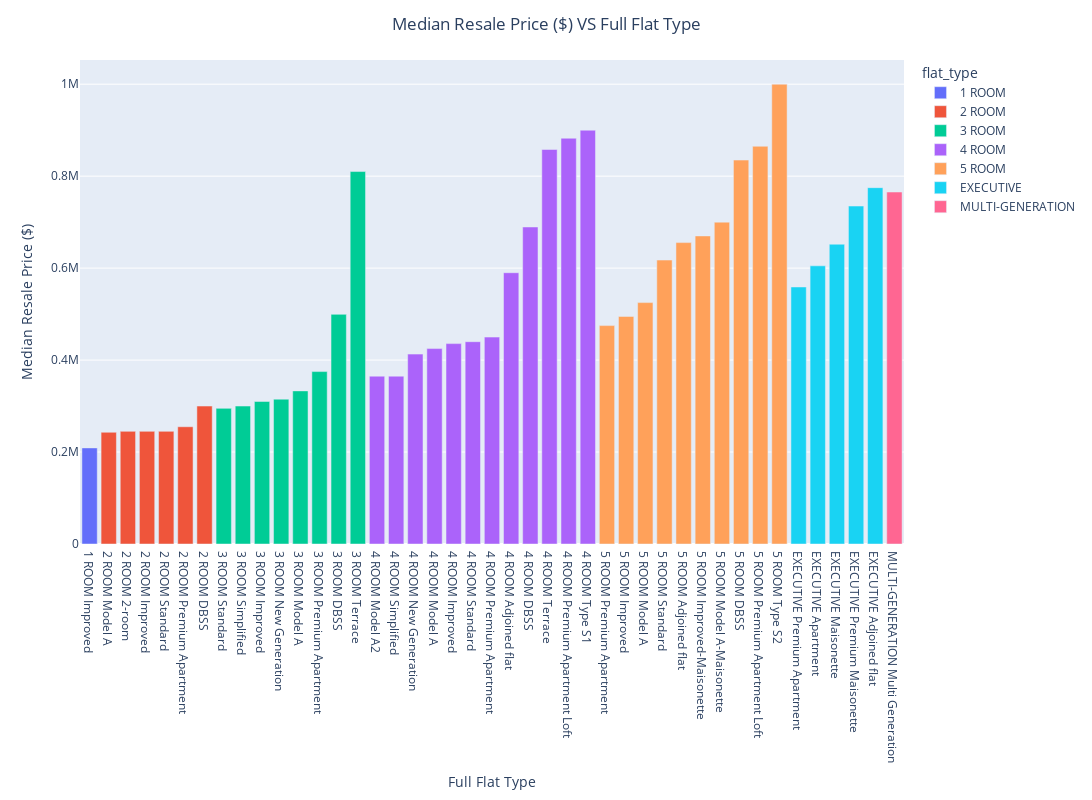

Notebook cell for this chart:
### Code cell
# Bar plot of Resale Price ($) VS Full Flat Type
fig3 = px.bar(median_resale_full_flat_type, 
              x = 'full_flat_type', 
              y = 'resale_price', 
              color = 'flat_type', 
              width = 1200, 
              height = 800)
fig3.update_layout(title = {'text' : 'Median Resale Price ($) VS Full Flat Type', 'x' : 0.5, 'xanchor' : 'center'}, xaxis_title_text='Full Flat Type', yaxis_title_text='Median Resale Price ($)')
fig3.update_traces(hovertemplate ='Full Flat Type: %{x}<br>Resale Price: $%{y}<br><extra></extra>')
fig3.show()

### Figure 1 — Plotly figure (JSON) as saved in the notebook; plotly's stock layout.template omitted (floating-point values rounded to 4 significant figures)
{"data": [{"hovertemplate": "Full Flat Type: %{x}<br>Resale Price: $%{y}<br><extra></extra>", "legendgroup": "1 ROOM", "marker": {"color": "#636efa", "pattern": {"shape": ""}}, "name": "1 ROOM", "orientation": "v", "showlegend": true, "textposition": "auto", "type": "bar", "x": ["1 ROOM Improved"], "xaxis": "x", "y": [209000.0], "yaxis": "y"}, {"hovertemplate": "Full Flat Type: %{x}<br>Resale Price: $%{y}<br><extra></extra>", "legendgroup": "2 ROOM", "marker": {"color": "#EF553B", "pattern": {"shape": ""}}, "name": "2 ROOM", "orientation": "v", "showlegend": true, "textposition": "auto", "type": "bar", "x": ["2 ROOM Model A", "2 ROOM 2-room", "2 ROOM Improved", "2 ROOM Standard", "2 ROOM Premium Apartment", "2 ROOM DBSS"], "xaxis": "x", "y": [243000.0, 245000.0, 245000.0, 245000.0, 255000.0, 300000.0], "yaxis": "y"}, {"hovertemplate": "Full Flat Type: %{x}<br>Resale Price: $%{y}<br><extra></extra>", "legendgroup": "3 ROOM", "marker": {"color": "#00cc96", "pattern": {"shape": ""}}, "name": "3 ROOM", "orientation": "v", "showlegend": true, "textposition": "auto", "type": "bar", "x": ["3 ROOM Standard", "3 ROOM Simplified", "3 ROOM Improved", "3 ROOM New Generation", "3 ROOM Model A", "3 ROOM Premium Apartment", "3 ROOM DBSS", "3 ROOM Terrace"], "xaxis": "x", "y": [295000.0, 300000.0, 310000.0, 315000.0, 333000.0, 375000.0, 499500.0, 810000.0], "yaxis": "y"}, {"hovertemplate": "Full Flat Type: %{x}<br>Resale Price: $%{y}<br><extra></extra>", "legendgroup": "4 ROOM", "marker": {"color": "#ab63fa", "pattern": {"shape": ""}}, "name": "4 ROOM", "orientation": "v", "showlegend": true, "textposition": "auto", "type": "bar", "x": ["4 ROOM Model A2", "4 ROOM Simplified", "4 ROOM New Generation", "4 ROOM Model A", "4 ROOM Improved", "4 ROOM Standard", "4 ROOM Premium Apartment", "4 ROOM Adjoined flat", "4 ROOM DBSS", "4 ROOM Terrace", "4 ROOM Premium Apartment Loft", "4 ROOM Type S1"], "xaxis": "x", "y": [365000.0, 365000.0, 413000.0, 425000.0, 435800.0, 440000.0, 450000.0, 590000.0, 689400.0, 858000.0, 882500.0, 900000.0], "yaxis": "y"}, {"hovertemplate": "Full Flat Type: %{x}<br>Resale Price: $%{y}<br><extra></extra>", "legendgroup": "5 ROOM", "marker": {"color": "#FFA15A", "pattern": {"shape": ""}}, "name": "5 ROOM", "orientation": "v", "showlegend": true, "textposition": "auto", "type": "bar", "x": ["5 ROOM Premium Apartment", "5 ROOM Improved", "5 ROOM Model A", "5 ROOM Standard", "5 ROOM Adjoined flat", "5 ROOM Improved-Maisonette", "5 ROOM Model A-Maisonette", "5 ROOM DBSS", "5 ROOM Premium Apartment Loft", "5 ROOM Type S2"], "xaxis": "x", "y": [475000.0, 495000.0, 525000.0, 617500.0, 655500.0, 670000.0, 700000.0, 835000.0, 865000.0, 1000000.0], "yaxis": "y"}, {"hovertemplate": "Full Flat Type: %{x}<br>Resale Price: $%{y}<br><extra></extra>", "legendgroup": "EXECUTIVE", "marker": {"color": "#19d3f3", "pattern": {"shape": ""}}, "name": "EXECUTIVE", "orientation": "v", "showlegend": true, "textposition": "auto", "type": "bar", "x": ["EXECUTIVE Premium Apartment", "EXECUTIVE Apartment", "EXECUTIVE Maisonette", "EXECUTIVE Premium Maisonette", "EXECUTIVE Adjoined flat"], "xaxis": "x", "y": [559000.0, 605000.0, 652000.0, 735000.0, 775000.0], "yaxis": "y"}, {"hovertemplate": "Full Flat Type: %{x}<br>Resale Price: $%{y}<br><extra></extra>", "legendgroup": "MULTI-GENERATION", "marker": {"color": "#FF6692", "pattern": {"shape": ""}}, "name": "MULTI-GENERATION", "orientation": "v", "showlegend": true, "textposition": "auto", "type": "bar", "x": ["MULTI-GENERATION Multi Generation"], "xaxis": "x", "y": [765500.0], "yaxis": "y"}], "layout": {"barmode": "relative", "height": 800, "legend": {"title": {"text": "flat_type"}, "tracegroupgap": 0}, "margin": {"t": 60}, "title": {"text": "Median Resale Price ($) VS Full Flat Type", "x": 0.5, "xanchor": "center"}, "width": 1200, "xaxis": {"anchor": "y", "domain": [0, 1], "title": {"text": "Full Flat Type"}}, "yaxis": {"anchor": "x", "domain": [0, 1], "title": {"text": "Median Resale Price ($)"}}}}
